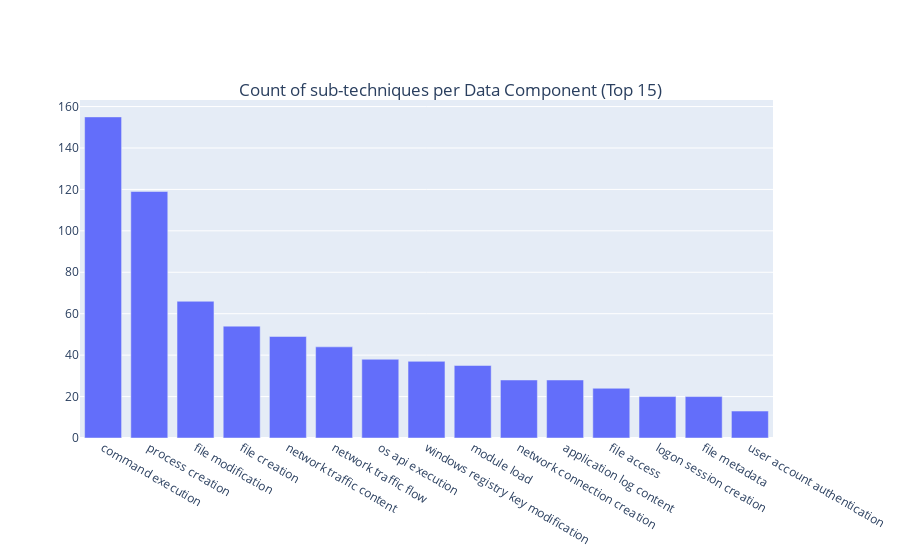

The code cell stored with this chart in its notebook:
### Markdown cell above
### Which are the most relevant data components for Sub-Technqiues within the Enterprise Matrix?

### Code cell
top15_data_component = enterprise_sub['data_component'].value_counts().nlargest(15)

fig = go.Figure()
fig.add_trace(go.Bar(y = top15_data_component.values.tolist(), x = top15_data_component.index.tolist(),orientation = 'v'))
fig.update_layout(title = {'text':"Count of sub-techniques per Data Component (Top 15)",'y': 0.85,'x': 0.5,'xanchor':'center'})
fig.show()

### Figure 1 — Plotly figure (JSON) as saved in the notebook; plotly's stock layout.template omitted (floating-point values rounded to 4 significant figures)
{"data": [{"orientation": "v", "type": "bar", "x": ["command execution", "process creation", "file modification", "file creation", "network traffic content", "network traffic flow", "os api execution", "windows registry key modification", "module load", "network connection creation", "application log content", "file access", "logon session creation", "file metadata", "user account authentication"], "y": [155, 119, 66, 54, 49, 44, 38, 37, 35, 28, 28, 24, 20, 20, 13]}], "layout": {"title": {"text": "Count of sub-techniques per Data Component (Top 15)", "x": 0.5, "xanchor": "center", "y": 0.85}}}
